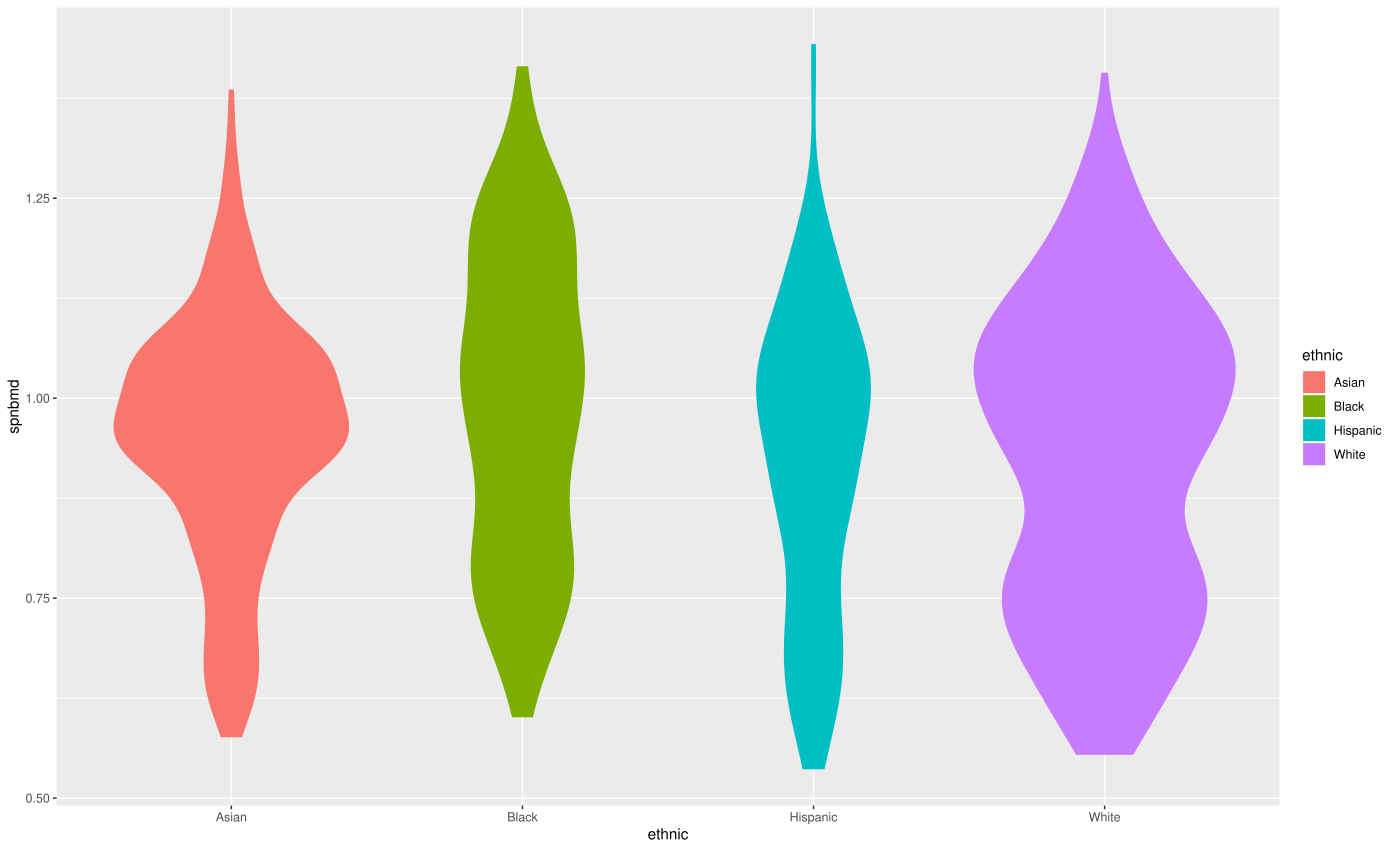

Generate this figure with R:
library("loon")
library("dplyr")
library("ggplot2")

bone = read.table("spnbmd.csv", sep =",",header=T)

ethnic <- bone$ethnic
age <- bone$age
sex <- bone$sex
spnbmd <- bone$spnbmd

bone <- bone %>% group_by(ethnic) %>% mutate(n = n()/nrow(bone))

ggplot(bone, aes(x=ethnic, y=spnbmd, fill= ethnic)) + geom_violin(aes(weight = n), col = NA)
